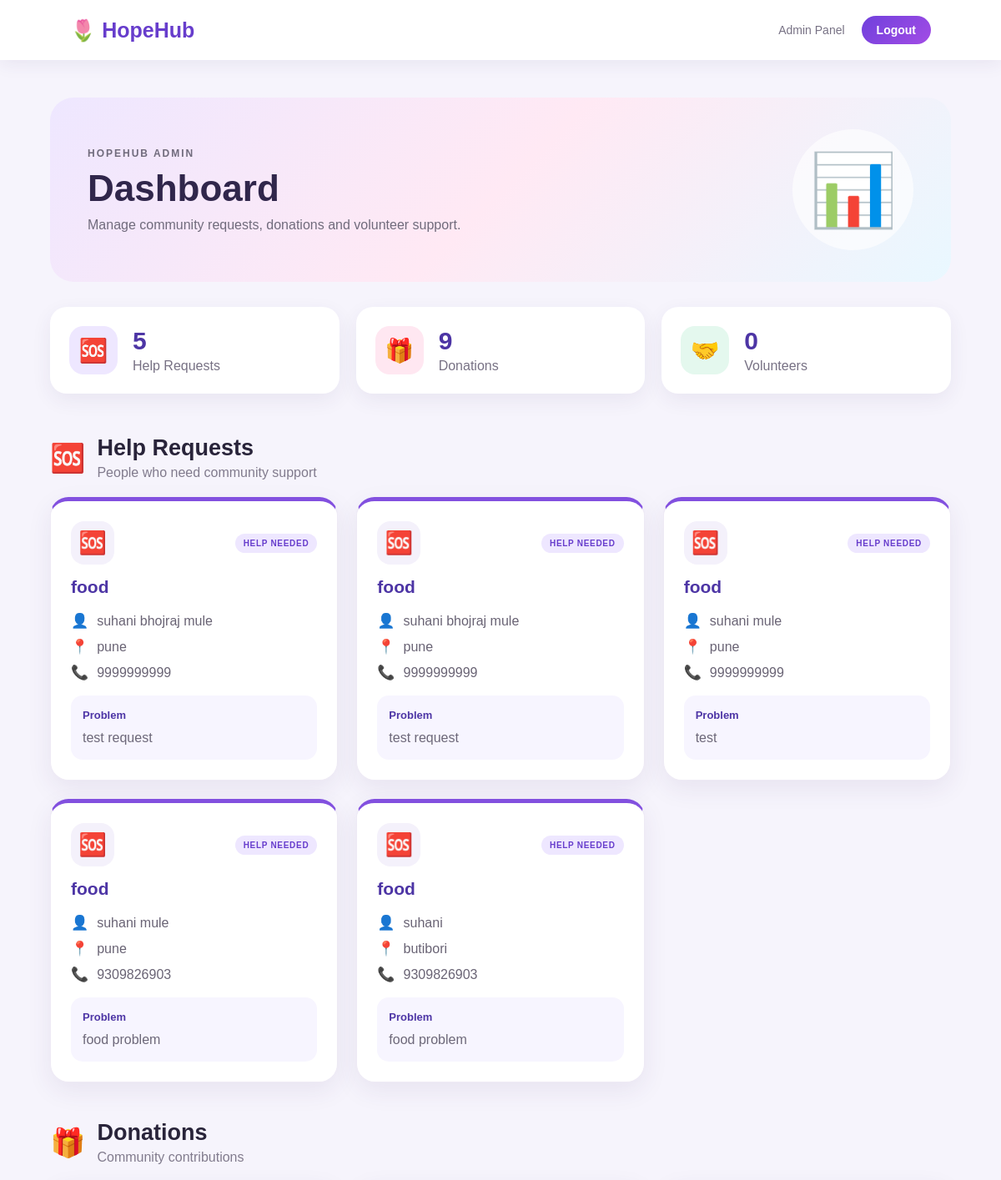
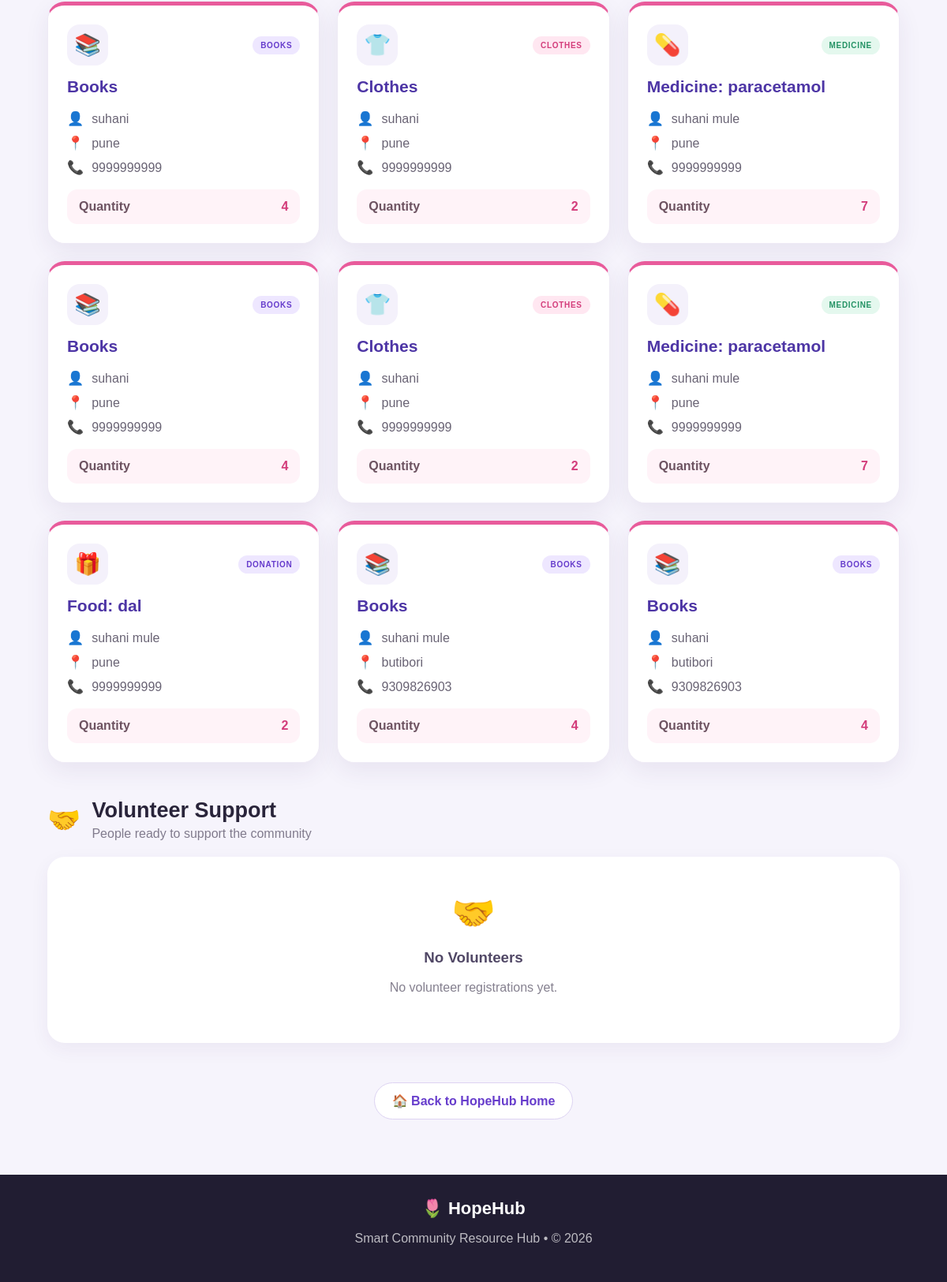
/admin (signed in), run on the app's committed database (2 pictures, top to bottom).
### app.py (models this page shows)
class HelpRequest(db.Model):
    id = db.Column(db.Integer, primary_key=True)
    name = db.Column(db.String(100), nullable=False)
    location = db.Column(db.String(200), nullable=False)
    help_type = db.Column(db.String(100), nullable=False)
    contact = db.Column(db.String(20), nullable=False)
    problem = db.Column(db.Text, nullable=False)

class Donation(db.Model):
    id = db.Column(db.Integer, primary_key=True)
    name = db.Column(db.String(100), nullable=False)
    contact = db.Column(db.String(20), nullable=False)
    location = db.Column(db.String(200), nullable=False)
    donation_type = db.Column(db.String(200), nullable=False)
    quantity = db.Column(db.Integer, nullable=False)

### app.py (the view)
@app.route("/admin")
def admin():
    if not session.get("admin_logged_in"):
        return redirect("/admin-login")
    help_requests = HelpRequest.query.all()
    donations = Donation.query.all()
    volunteers = Volunteer.query.all()
    return render_template(
        "admin.html",
        help_requests=help_requests,
        donations=donations,
        volunteers=volunteers
    )

### templates/admin.html (shortened to what this page needs)
<!DOCTYPE html>
<html lang="en">
<head>
    <link rel="stylesheet"
          href="{{ url_for('static', filename='style.css') }}">
</head>
<body class="admin-body">
<nav class="admin-nav">
    <div class="brand">🌷 HopeHub</div>
    <div class="admin-nav-right">
        <span>Admin Panel</span>
        <a href="/admin-logout">Logout</a>
    </div>
</nav>
<section class="admin-page">
    <div class="admin-welcome">
        <div>
            <p class="admin-label">HOPEHUB ADMIN</p>
            <h1>Dashboard</h1>
            <p>
                Manage community requests, donations and
                volunteer support.
            </p>
        </div>
        <div class="admin-big-icon">📊</div>
    </div>
    <div class="stats-grid">
        <div class="stat-card">
            <div class="stat-icon purple-icon">🆘</div>
            <div>
                <h3>{{ help_requests|length }}</h3>
                <p>Help Requests</p>
            </div>
        </div>
        <div class="stat-card">
            <div class="stat-icon pink-icon">🎁</div>
            <div>
                <h3>{{ donations|length }}</h3>
                <p>Donations</p>
            </div>
        </div>
        <div class="stat-card">
            <div class="stat-icon green-icon">🤝</div>
            <div>
                <h3>{{ volunteers|length }}</h3>
                <p>Volunteers</p>
            </div>
        </div>
    </div>
    <section class="admin-section">
        <div class="section-title">
            <div>
                <span class="section-icon">🆘</span>
                <div>
                    <h2>Help Requests</h2>
                    <p>People who need community support</p>
                </div>
            </div>
        </div>
        <div class="admin-grid">
            {% for item in help_requests %}
            <div class="data-card help-border">
                <div class="card-top">
                    <span class="round-icon">🆘</span>
                    <span class="status-badge">HELP NEEDED</span>
                </div>
                <h3>{{ item.help_type }}</h3>
                <div class="info-row">
                    <span>👤</span>
                    <p>{{ item.name }}</p>
                </div>
                <div class="info-row">
                    <span>📍</span>
                    <p>{{ item.location }}</p>
                </div>
                <div class="info-row">
                    <span>📞</span>
                    <p>{{ item.contact }}</p>
                </div>
                <div class="message-box">
                    <strong>Problem</strong>
                    <p>{{ item.problem }}</p>
                </div>
            </div>
            {% else %}
            <div class="empty-state">
                <div>📭</div>
                <h3>No Help Requests</h3>
                <p>There are no help requests yet.</p>
            </div>
            {% endfor %}
        </div>
    </section>
    <section class="admin-section">
        <div class="section-title">
            <div>
                <span class="section-icon">🎁</span>
                <div>
                    <h2>Donations</h2>
                    <p>Community contributions</p>
                </div>
            </div>
        </div>
        <div class="admin-grid">
            {% for item in donations %}
            <div class="data-card donation-border">
                <div class="card-top">
                    {% if 'Books' in item.donation_type %}
                        <span class="round-icon">📚</span>
                        <span class="status-badge book-badge">BOOKS</span>
                    {% elif 'Clothes' in item.donation_type %}
                        <span class="round-icon">👕</span>
                        <span class="status-badge clothes-badge">CLOTHES</span>
                    {% elif 'Medicine' in item.donation_type %}
                        <span class="round-icon">💊</span>
                        <span class="status-badge medicine-badge">MEDICINE</span>
                    {% else %}
                        <span class="round-icon">🎁</span>
                        <span class="status-badge">DONATION</span>
                    {% endif %}
                </div>
                <h3>{{ item.donation_type }}</h3>
                <div class="info-row">
                    <span>👤</span>
                    <p>{{ item.name }}</p>
                </div>
                <div class="info-row">
                    <span>📍</span>
                    <p>{{ item.location }}</p>
                </div>
                <div class="info-row">
                    <span>📞</span>
                    <p>{{ item.contact }}</p>
                </div>
                <div class="quantity-box">
                    <strong>Quantity</strong>
                    <span>{{ item.quantity }}</span>
                </div>
            </div>
            {% else %}
            <div class="empty-state">
                <div>🎁</div>
                <h3>No Donations</h3>
                <p>No donations have been submitted yet.</p>
            </div>
            {% endfor %}
        </div>
    </section>
    <section class="admin-section">
        <div class="section-title">
            <div>
                <span class="section-icon">🤝</span>
                <div>
                    <h2>Volunteer Support</h2>
                    <p>People ready to support the community</p>
                </div>
            </div>
        </div>
        <div class="admin-grid">
            {% for item in volunteers %}
            <div class="data-card volunteer-border">
                <div class="card-top">
                    <span class="round-icon">🤝</span>
                    <span class="status-badge volunteer-badge">
                        VOLUNTEER
                    </span>
                </div>
                <h3>{{ item.name }}</h3>
                <div class="info-row">
                    <span>📍</span>
                    <p>{{ item.location }}</p>
                </div>
                <div class="info-row">
                    <span>📞</span>
                    <p>{{ item.contact }}</p>
                </div>
                <div class="message-box volunteer-message">
                    <strong>Ready to help with</strong>
                    <p>{{ item.support }}</p>
                </div>
            </div>
            {% else %}
            <div class="empty-state">
                <div>🤝</div>
                <h3>No Volunteers</h3>
                <p>No volunteer registrations yet.</p>
            </div>
            {% endfor %}
        </div>
    </section>
    <div class="dashboard-home">
        <a href="/">🏠 Back to HopeHub Home</a>
    </div>
</section>
<footer class="admin-footer">
    <strong>🌷 HopeHub</strong>
    <p>Smart Community Resource Hub • © 2026</p>
</footer>
</body>
</html>

### data on the page
HelpRequest: help_type "food", name "suhani bhojraj mule", location "pune", contact "9999999999", problem "test request"
HelpRequest: help_type "food", name "suhani bhojraj mule", location "pune", contact "9999999999", problem "test request"
HelpRequest: help_type "food", name "suhani mule", location "pune", contact "9999999999", problem "test"
HelpRequest: help_type "food", name "suhani mule", location "pune", contact "9309826903", problem "food problem"
HelpRequest: help_type "food", name "suhani", location "butibori", contact "9309826903", problem "food problem"
Donation: shows "BOOKS", donation_type "Books", name "suhani", location "pune", contact "9999999999", quantity "4"
Donation: shows "CLOTHES", donation_type "Clothes", name "suhani", location "pune", contact "9999999999", quantity "2"
Donation: shows "MEDICINE", donation_type "Medicine: paracetamol", name "suhani mule", location "pune", contact "9999999999", quantity "7"
Donation: shows "BOOKS", donation_type "Books", name "suhani", location "pune", contact "9999999999", quantity "4"
Donation: shows "CLOTHES", donation_type "Clothes", name "suhani", location "pune", contact "9999999999", quantity "2"
Donation: shows "MEDICINE", donation_type "Medicine: paracetamol", name "suhani mule", location "pune", contact "9999999999", quantity "7"
Donation: shows "DONATION", donation_type "Food: dal", name "suhani mule", location "pune", contact "9999999999", quantity "2"
Donation: shows "BOOKS", donation_type "Books", name "suhani mule", location "butibori", contact "9309826903", quantity "4"
Donation: shows "BOOKS", donation_type "Books", name "suhani", location "butibori", contact "9309826903", quantity "4"

### other printed values
{{ help_requests|length }} "5"
{{ donations|length }} "9"
{{ volunteers|length }} "0"
